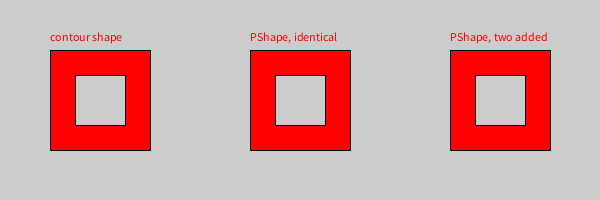
Frame 1 (no input)
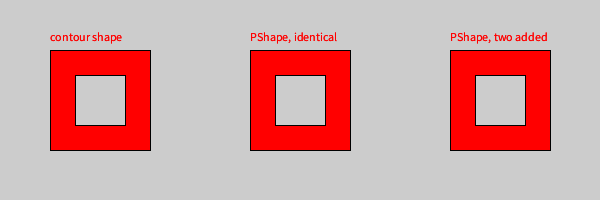
Frame 2 (the mouse pressed at the canvas centre, redrawn once)

The Processing sketch that drew these frames (run headless with seeded random() and noise(); the mouse was pressed at the canvas centre and the sketch redrawn once):

// Processing sketch: BugBeginContour
// ── BugBeginContour.pde
// beginContour() and endContour doesnt work on shape
// https://github.com/processing/processing/issues/4978
// https://forum.processing.org/two/discussion/comment/97902

PShape s;

void setup()
{
  frameRate(50);
  size(600, 200);
  fill(255, 0, 0);
  noLoop();
}

void draw()
{
  translate(50, 50);
  text("contour shape", 0, -10);
  beginShape();
  fill(255, 0, 0);
  vertex(  0, 0);
  vertex(100, 0);
  vertex(100, 100);
  vertex(  0, 100);
  beginContour();
  vertex( 25, 25);
  vertex( 25, 75);
  vertex( 75, 75);
  vertex( 75, 25);
  endContour();
  endShape(CLOSE);

  translate(200, 0);

  text("PShape, identical", 0, -10);
  s = createShape();
  s.beginShape();
  s.fill(255, 0, 0);
  s.vertex(  0, 0);
  s.vertex(100, 0);
  s.vertex(100, 100);
  s.vertex(  0, 100);
  s.beginContour();
  s.vertex( 25, 25);
  s.vertex( 25, 75);
  s.vertex( 75, 75);
  s.vertex( 75, 25);
  s.endContour();
  s.endShape(CLOSE);
  shape(s, 0, 0);

  translate(200, 0);

  text("PShape, two added", 0, -10);
  s = createShape();
  s.beginShape();
  s.fill(255, 0, 0);
  s.vertex(  0, 0);
  s.vertex(100, 0);
  s.vertex(100, 100);
  s.vertex(  0, 100);
  s.vertex(  0, 0); // added
  s.beginContour();
  s.vertex( 25, 25);
  s.vertex( 25, 75);
  s.vertex( 75, 75);
  s.vertex( 75, 25);
  s.vertex( 25, 25); // added
  s.endContour();
  s.endShape(CLOSE);
  shape(s, 0, 0);
}
